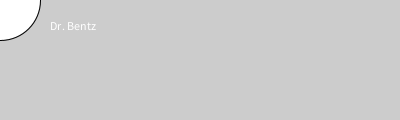
Frame 1 (no input)
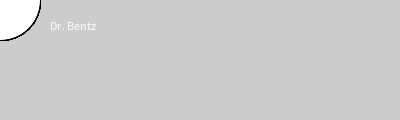
Frame 60 (the mouse pressed at the canvas centre just before this capture)
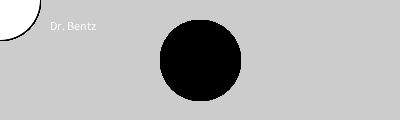
Frame 120 (the mouse held since frame 60 and released just before this capture)

The Processing sketch that drew these frames (run headless with seeded random() and noise(); from frame 60 on, the mouse is pressed at the canvas centre):

// Processing sketch: processing_78776
// ── processing_78776.pde

void setup() {
  size(400, 120);
  smooth();
  text ("Dr. Bentz", 50, 30);
  fill(0, 102, 153, 51);
}

void draw() {
  if (mousePressed) {
    fill(0);
  }else {
    fill(255);
  }
  ellipse(mouseX, mouseY, 80, 80);
}
